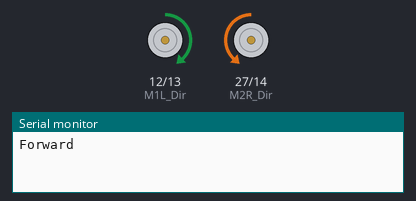
The sketch below on a simulated ESP32. Parts: direction and speed pins drawn as motors (green arrow = direction pin HIGH = forward, orange = LOW = backward, longer = more drive), the last lines printed to the serial monitor.

Above: at 1.0 s.
At 2.5 s:
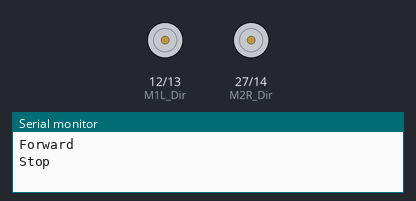
At 4.0 s:
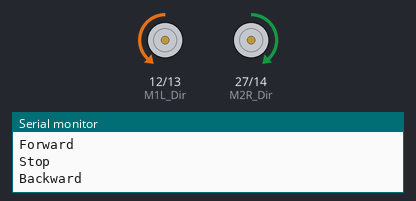
Timing chart, 0 to 7.8 s (numbered marks = the images above):
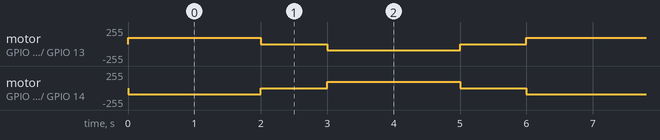

The sketch:

PruebaCytron.ino
```cpp
#define M1L_PWM 13
#define M1L_Dir 12
#define M2R_PWM 14
#define M2R_Dir 27
//#define M3L_PWM 26
//#define M3L_Dir 25
//#define M4R_PWM 33
//#define M4R_Dir 32

//-----------------variables-----------------

// Configurando los parámetros de PWM
const int channel_M1L = 0;
const int channel_M2R = 1;
//const int channel_M3L = 2;
//const int channel_M4R = 3;
int freq = 1000;
int resolution = 12;

char dato;
bool activacion = false;

int vel_pwm = 1500;

void setup() {
  // Realizando la configuración de los pines a ocupar
  pinMode(M1L_Dir, OUTPUT);
  pinMode(M2R_Dir, OUTPUT);
//  pinMode(M3L_Dir, OUTPUT);
//  pinMode(M4R_Dir, OUTPUT);
  pinMode(M1L_PWM, OUTPUT);
  pinMode(M2R_PWM, OUTPUT);
//  pinMode(M3L_PWM, OUTPUT);
//  pinMode(M4R_PWM, OUTPUT);

  ledcSetup(channel_M1L, freq, resolution);
  ledcSetup(channel_M2R, freq, resolution);
//  ledcSetup(channel_M3L, freq, resolution);
//  ledcSetup(channel_M4R, freq, resolution);

  ledcAttachPin(M1L_PWM, channel_M1L);
  ledcAttachPin(M2R_PWM, channel_M2R);
//  ledcAttachPin(M3L_PWM, channel_M3L);
//  ledcAttachPin(M4R_PWM, channel_M4R);

  Serial.begin(115200);
//  SerialBT.begin("Robot_Playa"); //Bluetooth device name

}

//-----------------loop----------------
void loop() {

  Forward();
  delay(2000);

  Stop();
  delay(1000);

  Backward();
  delay(2000);

  Stop();
  delay(1000);


  /*if (SerialBT.available()) {
    dato = SerialBT.read();

    if (dato == '0'){
      Stop();
    }

    if (dato == '1'){
      Forward();
    }

    if (dato == '2'){
      Right();
    }

    if (dato == '3'){
      Backward();
    }

    if (dato == '4'){
      Left();
    }
    */


}


//------------------Funciones----------------

void Forward(){
  ledcWrite(channel_M1L, vel_pwm);
  ledcWrite(channel_M2R, vel_pwm);
//  ledcWrite(channel_M3L, vel_pwm);
//  ledcWrite(channel_M4R, vel_pwm);

  digitalWrite(M1L_Dir,HIGH);
  digitalWrite(M2R_Dir,LOW);
//  digitalWrite(M3L_Dir,HIGH);
//  digitalWrite(M4R_Dir,LOW);
  Serial.println("Forward");
}

void Backward(){
  ledcWrite(channel_M1L, vel_pwm);
  ledcWrite(channel_M2R, vel_pwm);
//  ledcWrite(channel_M3L, vel_pwm);
//  ledcWrite(channel_M4R, vel_pwm);

  digitalWrite(M1L_Dir,LOW);
  digitalWrite(M2R_Dir,HIGH);
//  digitalWrite(M3L_Dir,LOW);
//  digitalWrite(M4R_Dir,HIGH);
  Serial.println("Backward");
}

void Stop(){
  ledcWrite(channel_M1L, 0);
  ledcWrite(channel_M2R, 0);
//  ledcWrite(channel_M3L, 0);
//  ledcWrite(channel_M4R, 0);
  Serial.println("Stop");
}

void Right(){
  ledcWrite(channel_M1L, vel_pwm);
  ledcWrite(channel_M2R, vel_pwm);
//  ledcWrite(channel_M3L, vel_pwm);
//  ledcWrite(channel_M4R, vel_pwm);

  digitalWrite(M1L_Dir,HIGH);
  digitalWrite(M2R_Dir,HIGH);
//  digitalWrite(M3L_Dir,HIGH);
//  digitalWrite(M4R_Dir,HIGH);
  Serial.println("Right");
}

void Left(){
  ledcWrite(channel_M1L, vel_pwm);
  ledcWrite(channel_M2R, vel_pwm);
//  ledcWrite(channel_M3L, vel_pwm);
//  ledcWrite(channel_M4R, vel_pwm);

  digitalWrite(M1L_Dir,LOW);
  digitalWrite(M2R_Dir,LOW);
//  digitalWrite(M3L_Dir,LOW);
//  digitalWrite(M4R_Dir,LOW);
  Serial.println("Left");
}
```

Measured:
- by itself, motor on GPIO 12 (M1L_Dir) / GPIO 13 (M1L_PWM): repeats every 6.0 s: stopped 1.0 s, backward 93/255 2.0 s, stopped 1.0 s, forward 93/255 2.0 s
- by itself, motor on GPIO 27 (M2R_Dir) / GPIO 14 (M2R_PWM): repeats every 6.0 s: stopped 1.0 s, forward 93/255 2.0 s, stopped 1.0 s, backward 93/255 2.0 s
